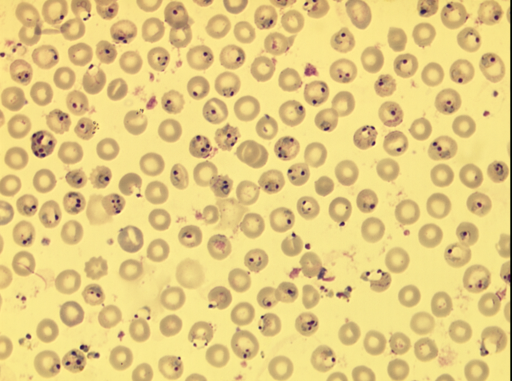
%> input picture a8.tif, 512 x 381 px
$ octave main3.m   (GNU Octave 9; MATLAB toolbox functions it lacks are replaced by stand-ins)
%> lines starting %> are read from the running program, lines starting %| are printed output that depends on the picture; in (x1, y1, x2, y2) boxes, pixels count from 0 and x2, y2 are one past the last pixel; in counts of white or black regions, pixels touching at a corner belong together; the program's own positions count from 1
### generateCoefficients.m

function coefficients = generateCoefficients()
    %generating coefficients
    redChannel = 0;
    blueChannel = 0;
    greenChannel = 0;

    MAX_VALUE = 1;
    iterations = 10;
    coefficients =[];


    for i = (0:iterations)
        if (redChannel + greenChannel + blueChannel < MAX_VALUE)
            coefficients = [coefficients; [redChannel, greenChannel, blueChannel]];
        end
        %1st loop
        for j = (0:iterations)
            greenChannel = greenChannel + 0.1;
                if (redChannel + greenChannel + blueChannel < MAX_VALUE)
                    coefficients = [coefficients; [redChannel, greenChannel, blueChannel]];
                end

                %inner loop
                for s = (0:iterations)
                    blueChannel = blueChannel + 0.1;
                    if (redChannel + greenChannel + blueChannel < MAX_VALUE)
                        coefficients = [coefficients; [redChannel, greenChannel, blueChannel]];
                    end
                end
                blueChannel = 0;
        end

        %2nd loop

        for m = (0:iterations)
            blueChannel = blueChannel + 0.1;
            if (redChannel + greenChannel + blueChannel < MAX_VALUE)
                coefficients = [coefficients; [redChannel, greenChannel, blueChannel]];
            end
        end

        redChannel = redChannel + 0.1;
        greenChannel = 0;
        blueChannel = 0;

    end
end


% histogram calculations
% choose nmax and nmin 255 or 0
% calculate max and min value of current value
%     max of max of i

### bestWeightsWithRms.m
function [bestWeightsWithRms] = bestWeightsWithRms(imgToConvert)
    vals = generateCoefficients();

    bestWeightsWithRms = [];

    rgbImage = imread(imgToConvert);

    redChannel = rgbImage(:,:,1); % Red channel
    greenChannel = rgbImage(:,:,2); % Green channel
    blueChannel = rgbImage(:,:,3); % Blue channel


    for i = (1:(size(vals,1)))
        greyScaleImg = vals(i,1) * redChannel + vals (i,2) * greenChannel + vals (i,3) * blueChannel;
        rmsValue = rmsContrast(greyScaleImg);

        bestWeightsWithRms =[bestWeightsWithRms; [rmsValue, vals(i,1), vals(i,2), vals(i,3)]];

    end


    %sorting it out
    bestWeightsWithRms = sortrows(bestWeightsWithRms);
    bestWeightsWithRms = bestWeightsWithRms(183:185,:);
end

### rmsContrast.m
function RMS = rmsContrast(greyScaleImg)
    greyScaleImgAvg = mean(greyScaleImg(:));

    Isquare = (greyScaleImg - greyScaleImgAvg).^2;
    Isum=sum(sum(Isquare));
    SqrtI = Isum.^0.5;

    [M,N]= size(greyScaleImg);

    RMS = SqrtI / ((M*N).^0.5);
end

### getOptimizedGreyImage.m
function [greyScaleImage,RMS] = getOptimizedGreyImage(img,weightRank)


    imgWeights = bestWeightsWithRms(img);
%> in bestWeightsWithRms, rgbImage is the input picture: size 381x512x3 uint8; mean R, G, B 228.9, 204.1, 131.2
%> in bestWeightsWithRms, `greenChannel = rgbImage(:,:,2);`:
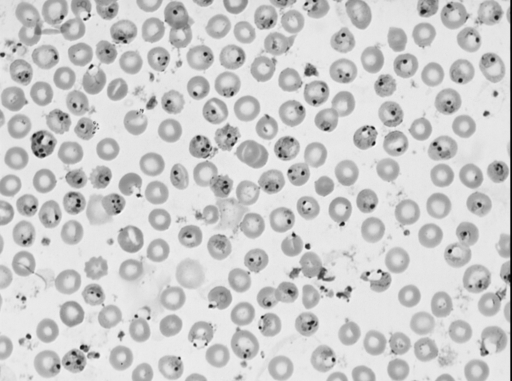
%> greenChannel: size 381x512 uint8; min 1, max 251, mean 204.1
%> in bestWeightsWithRms, `blueChannel = rgbImage(:,:,3);`:
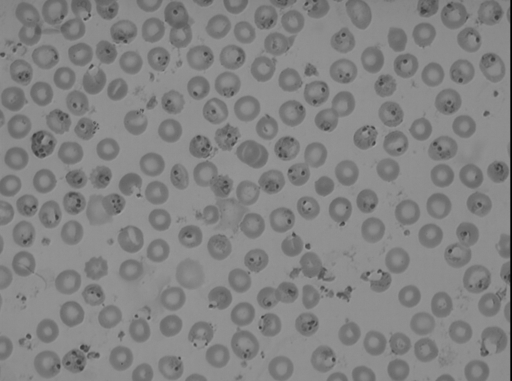
%> blueChannel: size 381x512 uint8; min 0, max 160, mean 131.2
%> the loop in bestWeightsWithRms, `for i = (1:(size(vals,1)))` made 185 passes
%> rmsValue on passes 1, 4, 5: 0, 3.27, 4.25
%> pass 2, in rmsContrast (call 2), `Isquare = (greyScaleImg - greyScaleImgAvg).^2;`:
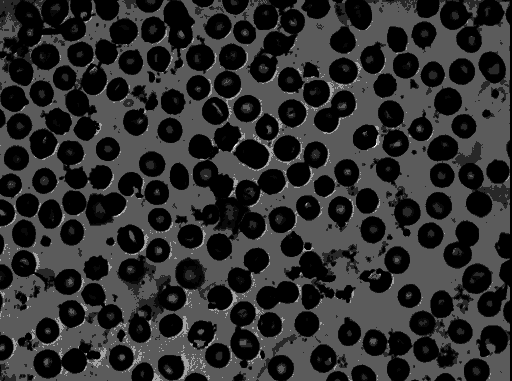
%> Isquare: size 381x512 uint8; min 0, max 25, mean 4.6; drawn with min black and max white
%> pass 3, in bestWeightsWithRms, `greyScaleImg = vals(i,1) * redChannel + vals (i,2) * greenChannel + va..`:
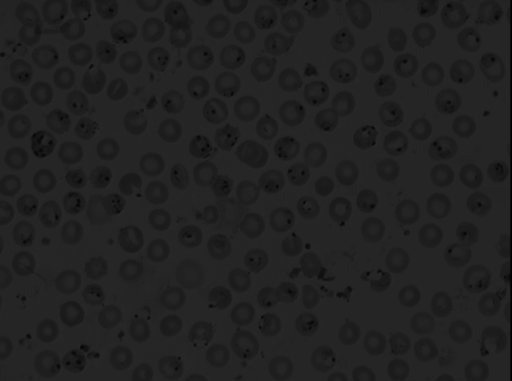
%> greyScaleImg: size 381x512 uint8; min 0, max 41, mean 33.6
%> after the loop in bestWeightsWithRms, `for i = (1:(size(vals,1)))`: bestWeightsWithRms = 185 rows, first 8: [0 0 0 0; 2.15 0 0.1 0; 2.32 0 0.1 0.1; 3.27 0 0.1 0.2; 4.25 0 0.1 0.3; 5.12 0 0.1 0.4; 6.23 0 0.1 0.5; 6.97 0 0.1 0.6]
%> in bestWeightsWithRms, `bestWeightsWithRms = sortrows(bestWeightsWithRms);`: bestWeightsWithRms = 185 rows, first 8: [0 0 0 0; 1.43 0.1 0 0; 2.15 0 0.1 0; 2.32 0 0.1 0.1; 2.71 0.2 0 0; 3.27 0 0.1 0.2; 3.55 0 0.2 0; 3.57 0.1 0.1 0]
%> in bestWeightsWithRms, `bestWeightsWithRms = bestWeightsWithRms(183:185,:);`: bestWeightsWithRms = [11.77 0.7 0.2 0.1; 11.81 1 0 0; 11.88 0.9 0.1 0]
%> imgWeights = [11.77 0.7 0.2 0.1; 11.81 1 0 0; 11.88 0.9 0.1 0]
    greyScaleImage = getGreyScaleImg(img, imgWeights(weightRank,2:end));
    RMS = imgWeights(weightRank,1);
%> RMS = 11.88


end
%= ans(1,2:end)

### getGreyScaleImg.m
function greyScaleImg = getGreyScaleImg(img,vals)

    img = imread(img);


    redChannel = img(:,:,1); % Red channel
    greenChannel = img(:,:,2); % Green channel
    blueChannel = img(:,:,3); % Blue channel


    greyScaleImg = vals(1) * redChannel + vals (2) * greenChannel + vals (3) * blueChannel;

end

### normalizeImg.m
function normalizedImage = normalizeImg(img)

    Imax=max(max(img));
    Imin=min(min(img));


    normalizedImage=((img-Imin)* ((255-0)/(Imax-Imin))) +0;
end

### main3.m
close all;
clear all;


imgThreeOrig = 'a8.tif';


[imgThree, imgThreeRMS] = getOptimizedGreyImage(imgThreeOrig,3);
%> imgThreeRMS = 11.88


%figure, imshow(imgOne1); title(['ImageOne with RMS value: ', num2str(imgOneRMS1)]);

imgThreeNormalized = normalizeImg(imgThree);
%> in normalizeImg, `Imax=max(max(img));`: Imax = 254
%> in normalizeImg, `Imin=min(min(img));`: Imin = 0
imgThreeNormalizedRMS = rmsContrast(imgThreeNormalized);
%> imgThreeNormalizedRMS = 11.88


%figure, imshow(imgOne1Normalized); title(['ImageOneNormalized with RMS value: ', num2str(imgOne1NormalizedRMS)]);

se = strel('disk',5);
imgThreeNormalizedProcessed1 = imclose(imgThreeNormalized,se);
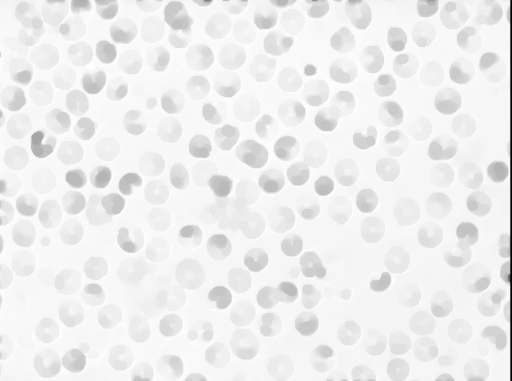
%> imgThreeNormalizedProcessed1: size 381x512 uint8; min 0, max 254, mean 237.7
imgThreeNormalizedProcessed2 = imclose(imgThreeNormalizedProcessed1,se);


%figure, imshow(imgOne1NormalizedProcessed); title(['ImageOneNomarlized and PreProccssed with RMS value: ', num2str(imgOne1NormalizedRMS)]);


figure;
subplot(2,2,1),imshow(imgThreeOrig); title('imgThree Original ');
subplot(2,2,2),imshow(imgThree); title(['imgThree with RMS value: ', num2str(imgThreeRMS)]);
subplot(2,2,3),imshow(imgThreeNormalized); title(['imgThreeNormalized with RMS value: ', num2str(imgThreeNormalizedRMS)]);
subplot(2,2,4),imshow(imgThreeNormalizedProcessed2); title(['imgThree PreProccssed', num2str(imgThreeNormalizedRMS)]);


%Edge Detection
BW1 = edge(imgThreeNormalizedProcessed1,'sobel');
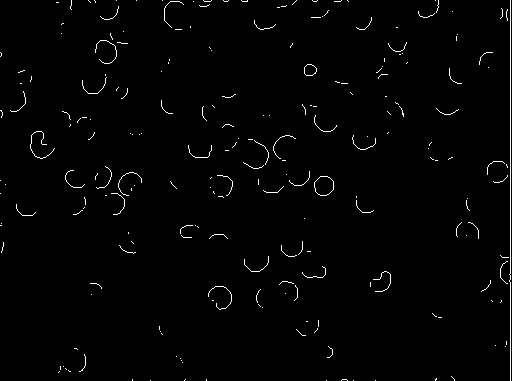
%> BW1: size 381x512 logical; 1.3% white in thin lines or dots
BW2 = edge(imgThreeNormalizedProcessed1,'canny');
%> BW2: size 381x512 logical; 0.19% white in thin lines or dots, all inside (x1, y1, x2, y2) = (509, 1, 511, 380)
BW3 = edge(imgThreeNormalizedProcessed1,'Prewitt');
%> BW3: size 381x512 logical; 1.2% white in thin lines or dots
BW4 = edge(imgThreeNormalizedProcessed1,'Roberts');
%> BW4: size 381x512 logical; 0.94% white in thin lines or dots


figure;
imshowpair(BW1,BW2,'montage')
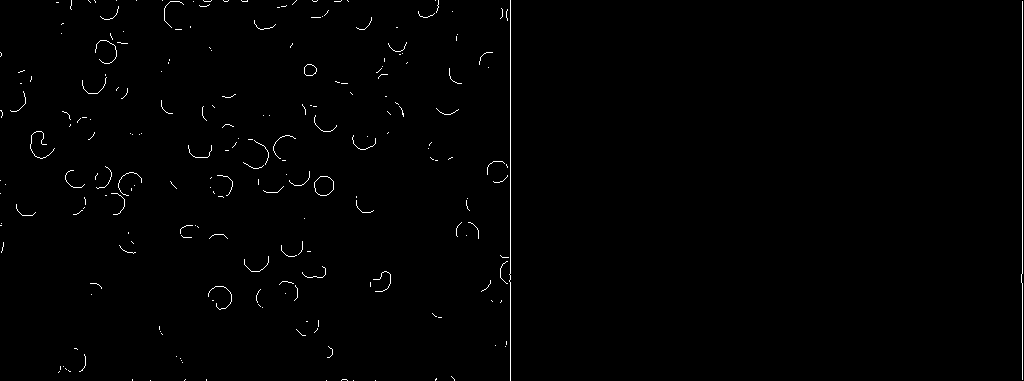
%> displayed picture: size 381x1024, on the screen's scale of 0 to 255; 0.75% white in thin lines or dots
title('Sobel Filter                                   Canny Filter');


% figure;
% imshowpair(BW3,BW4,'montage')
% title('Prewitt Filter                                   Roberts Filter');

$ run again, with a20.tif copied over a8.tif
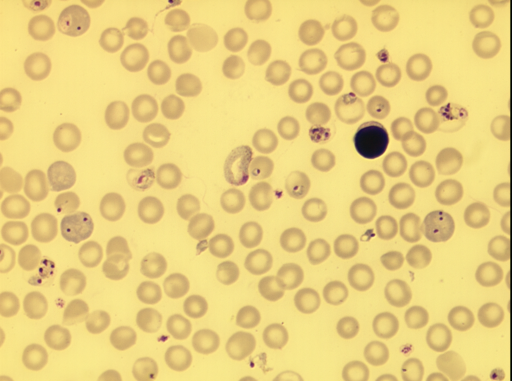
%> input picture a20.tif, 512 x 381 px
%> in bestWeightsWithRms, rgbImage is the input picture: size 381x512x3 uint8; mean R, G, B 233.1, 207.6, 128.3
%> the loop in bestWeightsWithRms, `for i = (1:(size(vals,1)))` made 185 passes
%> rmsValue on passes 1, 4, 5: 0, 3.07, 3.62
%> after the loop in bestWeightsWithRms, `for i = (1:(size(vals,1)))`: bestWeightsWithRms = 185 rows, first 8: [0 0 0 0; 1.28 0 0.1 0; 1.89 0 0.1 0.1; 3.07 0 0.1 0.2; 3.62 0 0.1 0.3; 4.13 0 0.1 0.4; 4.85 0 0.1 0.5; 5.21 0 0.1 0.6]
%> in bestWeightsWithRms, `bestWeightsWithRms = sortrows(bestWeightsWithRms);`: bestWeightsWithRms = 185 rows, first 8: [0 0 0 0; 1.28 0 0.1 0; 1.43 0.1 0 0; 1.81 0.2 0 0; 1.89 0 0.1 0.1; 2.42 0 0.2 0; 2.67 0.1 0.1 0; 3.07 0 0.1 0.2]
%> in bestWeightsWithRms, `bestWeightsWithRms = bestWeightsWithRms(183:185,:);`: bestWeightsWithRms = [11.43 0.1 0.8 0.1; 11.51 0 1 0; 11.63 0.1 0.9 0]
%> in getOptimizedGreyImage, `RMS = imgWeights(weightRank,1);`: RMS = 11.63
%> Imax = 245
%> Imin = 2
%> imgThreeNormalizedRMS = 11.63
%> `BW1 = edge(imgThreeNormalizedProcessed1,'sobel');`:
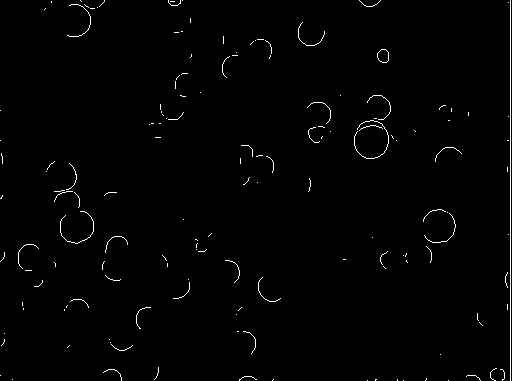
%> BW1: size 381x512 logical; 1% white in thin lines or dots
%> BW2: size 381x512 logical; 0.27% white in thin lines or dots, all inside (x1, y1, x2, y2) = (168, 1, 511, 380)
%> BW3: size 381x512 logical; 0.96% white in thin lines or dots
%> BW4: size 381x512 logical; 0.69% white in thin lines or dots
%> `imshowpair(BW1,BW2,'montage')`:
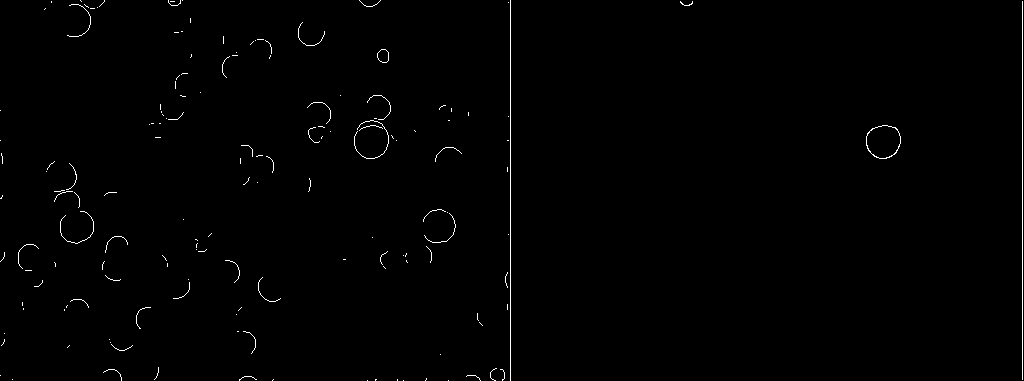
%> displayed picture: size 381x1024, on the screen's scale of 0 to 255; 0.65% white in thin lines or dots

$ run again, with a62.tif copied over a8.tif
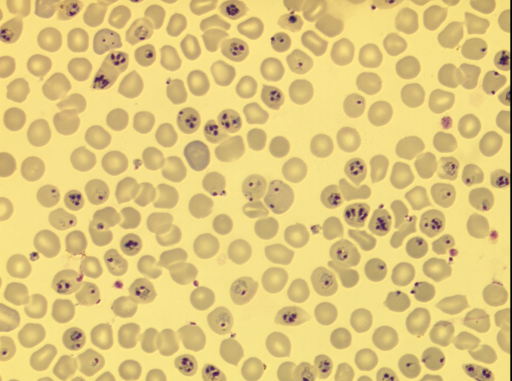
%> input picture a62.tif, 512 x 381 px
%> in bestWeightsWithRms, rgbImage is the input picture: size 381x512x3 uint8; mean R, G, B 224, 199.9, 125.9
%> the loop in bestWeightsWithRms, `for i = (1:(size(vals,1)))` made 185 passes
%> rmsValue on passes 1, 4, 5: 0, 3.6, 4.1
%> after the loop in bestWeightsWithRms, `for i = (1:(size(vals,1)))`: bestWeightsWithRms = 185 rows, first 8: [0 0 0 0; 1.93 0 0.1 0; 2.5 0 0.1 0.1; 3.6 0 0.1 0.2; 4.1 0 0.1 0.3; 5.26 0 0.1 0.4; 5.92 0 0.1 0.5; 6.24 0 0.1 0.6]
%> in bestWeightsWithRms, `bestWeightsWithRms = sortrows(bestWeightsWithRms);`: bestWeightsWithRms = 185 rows, first 8: [0 0 0 0; 1.29 0.1 0 0; 1.93 0 0.1 0; 2.5 0 0.1 0.1; 3.03 0.2 0 0; 3.2 0.1 0.1 0; 3.59 0 0.2 0; 3.6 0 0.1 0.2]
%> in bestWeightsWithRms, `bestWeightsWithRms = bestWeightsWithRms(183:185,:);`: bestWeightsWithRms = [11.13 0.7 0.2 0.1; 11.14 0.1 0.9 0; 11.16 1 0 0]
%> in getOptimizedGreyImage, `RMS = imgWeights(weightRank,1);`: RMS = 11.16
%> Imax = 255
%> Imin = 0
%> imgThreeNormalizedRMS = 11.16
%> `BW1 = edge(imgThreeNormalizedProcessed1,'sobel');`:
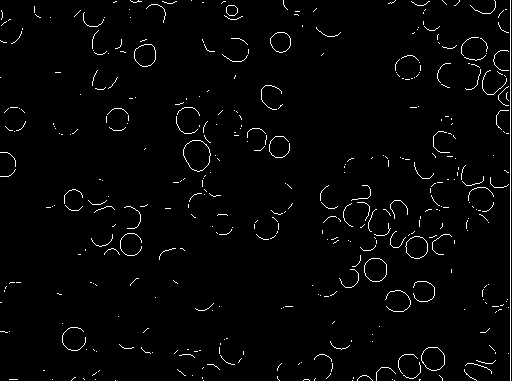
%> BW1: size 381x512 logical; 2.1% white in thin lines or dots
%> BW2: size 381x512 logical; 0.2% white in thin lines or dots, all inside (x1, y1, x2, y2) = (130, 1, 511, 380)
%> BW3: size 381x512 logical; 1.9% white in thin lines or dots
%> BW4: size 381x512 logical; 1% white in thin lines or dots
%> `imshowpair(BW1,BW2,'montage')`:
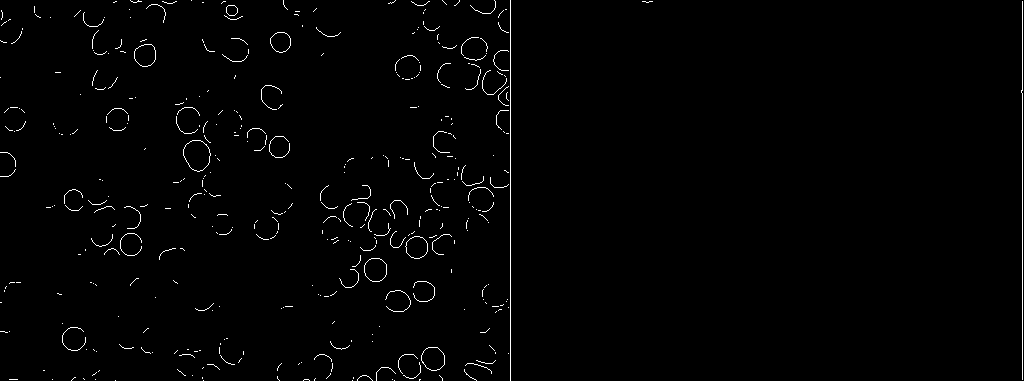
%> displayed picture: size 381x1024, on the screen's scale of 0 to 255; 1.2% white in thin lines or dots
